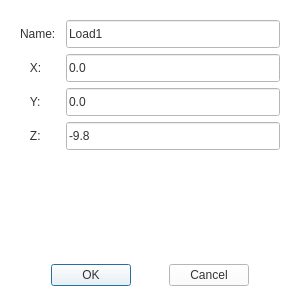
<?xml version="1.0" encoding="UTF-8"?>
<ui version="4.0">
 <class>GravityDialog</class>
 <widget class="QDialog" name="GravityDialog">
  <property name="geometry">
   <rect>
    <x>0</x>
    <y>0</y>
    <width>300</width>
    <height>300</height>
   </rect>
  </property>
  <property name="windowTitle">
   <string>Set Gravity</string>
  </property>
  <property name="styleSheet">
   <string notr="true">background-color: rgb(255, 255, 255);</string>
  </property>
  <layout class="QVBoxLayout" name="verticalLayout_main">
   <item>
    <widget class="QWidget" name="mainContainer" native="true">
     <property name="styleSheet">
      <string notr="true">color: #333333;
font: 700 9pt &quot;Yu Gothic&quot;;</string>
     </property>
     <layout class="QVBoxLayout" name="verticalLayout">
      <property name="bottomMargin">
       <number>3</number>
      </property>
      <item>
       <layout class="QHBoxLayout" name="horizontalLayout_name">
        <item>
         <widget class="QLabel" name="label_name">
          <property name="sizePolicy">
           <sizepolicy hsizetype="Fixed" vsizetype="Preferred">
            <horstretch>0</horstretch>
            <verstretch>0</verstretch>
           </sizepolicy>
          </property>
          <property name="minimumSize">
           <size>
            <width>40</width>
            <height>0</height>
           </size>
          </property>
          <property name="text">
           <string>Name:</string>
          </property>
         </widget>
        </item>
        <item>
         <widget class="QLineEdit" name="lineEdit_name">
          <property name="minimumSize">
           <size>
            <width>0</width>
            <height>28</height>
           </size>
          </property>
          <property name="text">
           <string>Load1</string>
          </property>
         </widget>
        </item>
       </layout>
      </item>
      <item>
       <layout class="QHBoxLayout" name="horizontalLayout_x">
        <item>
         <widget class="QLabel" name="label_x">
          <property name="sizePolicy">
           <sizepolicy hsizetype="Fixed" vsizetype="Preferred">
            <horstretch>0</horstretch>
            <verstretch>0</verstretch>
           </sizepolicy>
          </property>
          <property name="minimumSize">
           <size>
            <width>40</width>
            <height>0</height>
           </size>
          </property>
          <property name="text">
           <string>   X:</string>
          </property>
         </widget>
        </item>
        <item>
         <widget class="QLineEdit" name="lineEdit_x">
          <property name="minimumSize">
           <size>
            <width>0</width>
            <height>28</height>
           </size>
          </property>
          <property name="text">
           <string>0.0</string>
          </property>
         </widget>
        </item>
       </layout>
      </item>
      <item>
       <layout class="QHBoxLayout" name="horizontalLayout_y">
        <item>
         <widget class="QLabel" name="label_y">
          <property name="sizePolicy">
           <sizepolicy hsizetype="Fixed" vsizetype="Preferred">
            <horstretch>0</horstretch>
            <verstretch>0</verstretch>
           </sizepolicy>
          </property>
          <property name="minimumSize">
           <size>
            <width>40</width>
            <height>0</height>
           </size>
          </property>
          <property name="text">
           <string>   Y:</string>
          </property>
         </widget>
        </item>
        <item>
         <widget class="QLineEdit" name="lineEdit_y">
          <property name="minimumSize">
           <size>
            <width>0</width>
            <height>28</height>
           </size>
          </property>
          <property name="text">
           <string>0.0</string>
          </property>
         </widget>
        </item>
       </layout>
      </item>
      <item>
       <layout class="QHBoxLayout" name="horizontalLayout_z">
        <item>
         <widget class="QLabel" name="label_z">
          <property name="sizePolicy">
           <sizepolicy hsizetype="Fixed" vsizetype="Preferred">
            <horstretch>0</horstretch>
            <verstretch>0</verstretch>
           </sizepolicy>
          </property>
          <property name="minimumSize">
           <size>
            <width>40</width>
            <height>0</height>
           </size>
          </property>
          <property name="text">
           <string>   Z:</string>
          </property>
         </widget>
        </item>
        <item>
         <widget class="QLineEdit" name="lineEdit_z">
          <property name="minimumSize">
           <size>
            <width>0</width>
            <height>28</height>
           </size>
          </property>
          <property name="text">
           <string>-9.8</string>
          </property>
         </widget>
        </item>
       </layout>
      </item>
      <item>
       <spacer name="verticalSpacer">
        <property name="orientation">
         <enum>Qt::Vertical</enum>
        </property>
        <property name="sizeHint" stdset="0">
         <size>
          <width>20</width>
          <height>40</height>
         </size>
        </property>
       </spacer>
      </item>
      <item>
       <layout class="QHBoxLayout" name="horizontalLayout_btns">
        <item>
         <spacer name="horizontalSpacer_1">
          <property name="orientation">
           <enum>Qt::Horizontal</enum>
          </property>
          <property name="sizeHint" stdset="0">
           <size>
            <width>40</width>
            <height>20</height>
           </size>
          </property>
         </spacer>
        </item>
        <item>
         <widget class="QPushButton" name="pushButton_ok">
          <property name="text">
           <string>OK</string>
          </property>
         </widget>
        </item>
        <item>
         <spacer name="horizontalSpacer_2">
          <property name="orientation">
           <enum>Qt::Horizontal</enum>
          </property>
          <property name="sizeHint" stdset="0">
           <size>
            <width>40</width>
            <height>20</height>
           </size>
          </property>
         </spacer>
        </item>
        <item>
         <widget class="QPushButton" name="pushButton_cancel">
          <property name="text">
           <string>Cancel</string>
          </property>
         </widget>
        </item>
        <item>
         <spacer name="horizontalSpacer_3">
          <property name="orientation">
           <enum>Qt::Horizontal</enum>
          </property>
          <property name="sizeHint" stdset="0">
           <size>
            <width>40</width>
            <height>20</height>
           </size>
          </property>
         </spacer>
        </item>
       </layout>
      </item>
     </layout>
    </widget>
   </item>
  </layout>
 </widget>
 <resources/>
 <connections/>
</ui>
